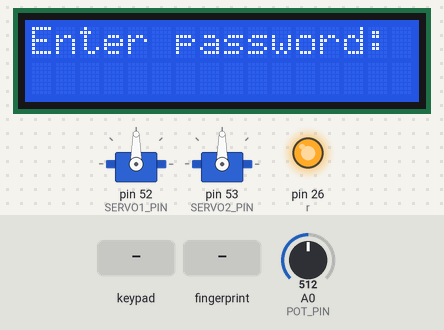
The sketch below on a simulated Arduino Mega 2560, built with avr-gcc and run on an emulated ATmega2560. Parts: 2 × servo, 16×2 character LCD, output pins drawn as LEDs (lit = HIGH). The inputs (shaded band) are chosen by the test bench; at power-on: A0 (POT_PIN) = 512.

Above: at 2.3 s.
2.4 s: keypad keys 1 2 3 4 # pressed 0.4 s apart
At 2.9 s:
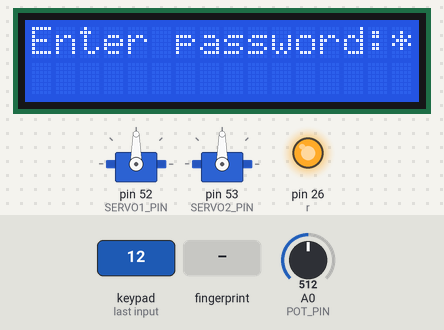
5.9 s: key '1' pressed
At 7.0 s:
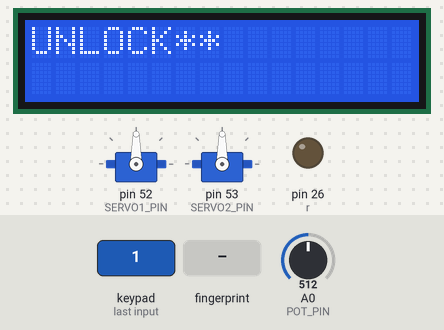
7.4 s: keypad keys 1 2 3 4 * pressed 0.4 s apart
At 10.0 s:
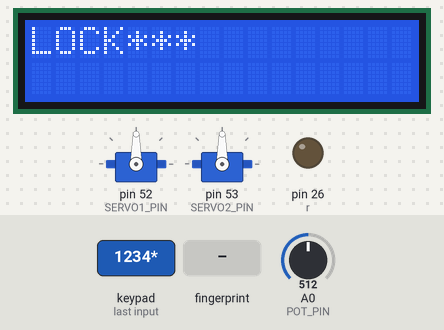
10.9 s: A0 (POT_PIN) set to 716
At 11.3 s:
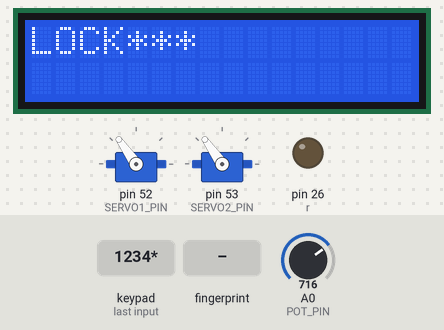
12.5 s: A0 (POT_PIN) set to 900
At 13.8 s:
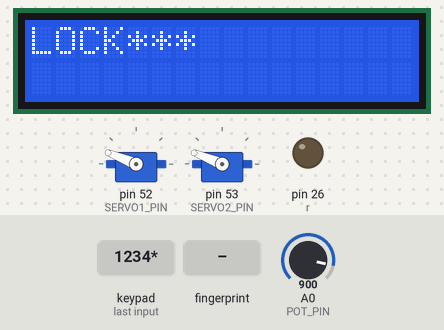
14.1 s: finger stored as number 1 placed on the sensor
At 15.8 s:
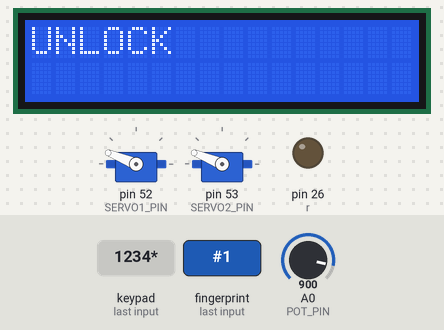
Timing chart, 0 to 17.0 s (numbered marks = the images above; inputs shaded):
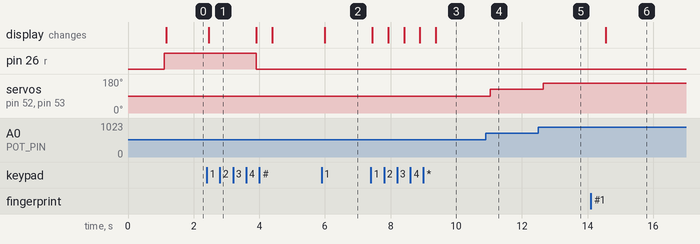

The sketch:

Main_Project.ino
```cpp
#include <Adafruit_Fingerprint.h>
#include <Keypad.h>
#include <LiquidCrystal.h>
#include <SoftwareSerial.h>

#include <Servo.h>

// Constants for potentiometer
#define POT_PIN A0
#define POT_MIN_VALUE 0
#define POT_MAX_VALUE 1023

// Constants for servo motors
#define SERVO1_PIN 52
#define SERVO2_PIN 53
#define SERVO_MIN_ANGLE 0
#define SERVO_MAX_ANGLE 180

Servo servo1;  // Create an instance of the first servo motor
Servo servo2;  // Create an instance of the second servo motor

#if (defined(__AVR__) || defined(ESP8266)) && !defined(__AVR_ATmega2560__)

SoftwareSerial mySerial(19 , 18);

#else

#define mySerial Serial1

#endif


Adafruit_Fingerprint finger = Adafruit_Fingerprint(&mySerial);

// Define keypad pins and size
const byte ROWS = 4;
const byte COLS = 3;
char keys[ROWS][COLS] = {
  {'1', '2', '3'},
  {'4', '5', '6'},
  {'7', '8', '9'},
  {'*', '0', '#'}
};
byte rowPins[ROWS] = {9, 8, 7, 6};
byte colPins[COLS] = {5, 4, 3};
Keypad keypad = Keypad(makeKeymap(keys), rowPins, colPins, ROWS, COLS);

// Define LCD pins and initialize
LiquidCrystal lcd(12, 11, 25, 22, 23, 24);

// Define relay pin
const int r = 26;

// Define password
const char password[] = "1234";


void setup()

{

 servo1.attach(SERVO1_PIN);  // Attach the first servo motor to the corresponding pin
  servo2.attach(SERVO2_PIN);  // Attach the second servo motor to the corresponding pin


  finger.begin(57600);
    while (!Serial);  // For Yun/Leo/Micro/Zero/...
  delay(100);

  delay(5);

  if (finger.verifyPassword())

  {

  }

  else

  {

    while (1) { delay(1); }

  }


  pinMode(r, OUTPUT);
  digitalWrite(r, HIGH);

   lcd.begin(16, 2);
  lcd.print("Enter password:");


}
void loop() {
  static char enteredPassword[5]; // Store entered password (4 digits + null terminator)
  static int passwordIndex = 0; // Index for entering password

  char key = keypad.getKey(); // Read keypad input

  if (key != NO_KEY) {
    // A key was pressed
    lcd.print('*'); // Print asterisk instead of entered digit
    enteredPassword[passwordIndex++] = key; // Store entered digit in password
    if (passwordIndex == 4) {
      // Entered full password, compare to correct password
      if (strcmp(enteredPassword, password) == 0) {
        // Correct password entered
        lcd.clear();
        lcd.print("UNLOCK");


        digitalWrite(r, LOW); // Activate relay

      }


      else {
        // Incorrect password entered
        lcd.clear();
        lcd.print("LOCK");
      }
      // Reset password index and clear entered password
      passwordIndex = 0;
      enteredPassword[0] = '\0';
    }
  }

     if  ( getFingerPrint() != -1)

  {


 lcd.clear();


        lcd.print("UNLOCK");


        digitalWrite(r, LOW); // Activate relay


  }
   int potValue = analogRead(POT_PIN);

  // Map the potentiometer value to the servo angle range
  int angle = map(potValue, POT_MIN_VALUE, POT_MAX_VALUE, SERVO_MIN_ANGLE, SERVO_MAX_ANGLE);

  // Move the first servo to the calculated angle
  servo1.write(angle);

  // Move the second servo to the calculated angle (can be adjusted based on your setup)
  servo2.write(angle);

  // Wait for a brief moment before taking the next reading
  delay(100);


}
int getFingerPrint()

{

  int p = finger.getImage();

  if (p != FINGERPRINT_OK)  return -1;


  p = finger.image2Tz();

  if (p != FINGERPRINT_OK)  return -1;


  p = finger.fingerFastSearch();

  if (p != FINGERPRINT_OK)  return -1;


  return finger.fingerID;

}
```

Measured:
- after the input at 2.4 s, pin 26 (r): HIGH → LOW after 1.5 s; the display: changes after 0.06 s (image 1)
- after the input at 5.9 s, the display: changes after 0.10 s (image 2)
- after the input at 7.4 s, the display: first changes at once (image 3 shows a later state)
- after the input at 10.9 s, servo on pin 52 (SERVO1_PIN), servo on pin 53 (SERVO2_PIN): 90° → 125° after 0.14 s
- after the input at 12.5 s, servo on pin 52 (SERVO1_PIN), servo on pin 53 (SERVO2_PIN): 125° → 158° after 0.15 s
- after the input at 14.1 s, the display: changes after 0.46 s (image 6)
